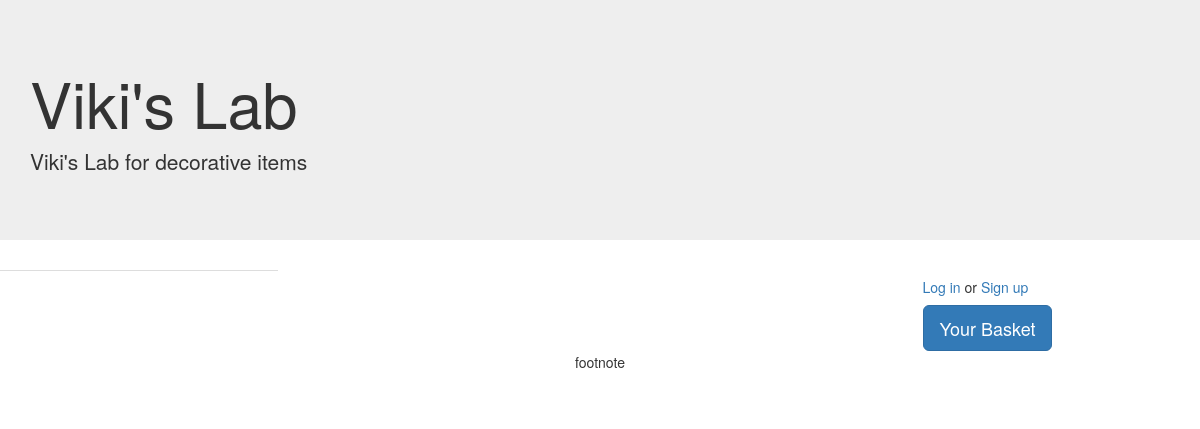
Before: / with the older database file.
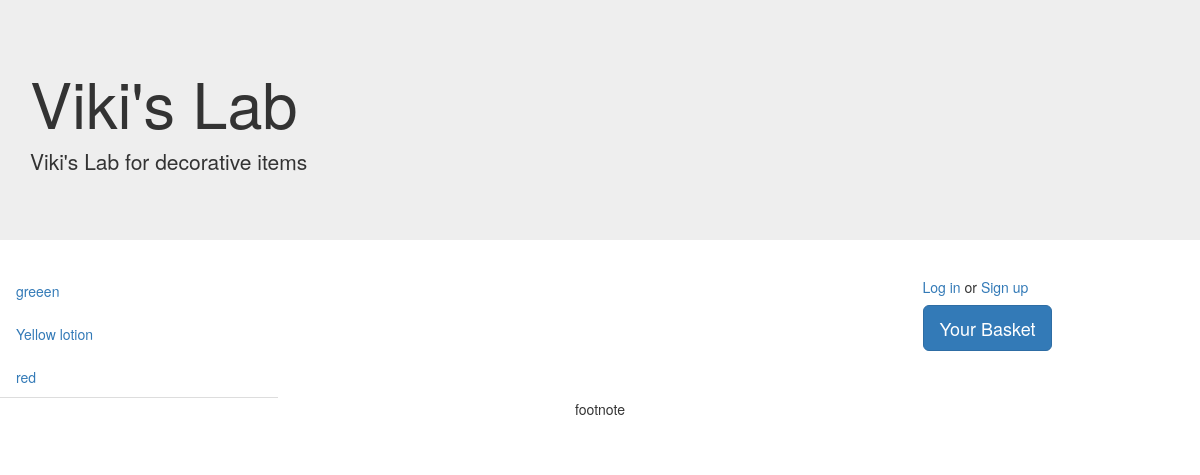
After: the same page with the newer database file.
### app.py (models this page shows)
class ItemsDesc(db.Model):
    __tablename__ = 'itemsdesc'
    id = db.Column(db.Integer, primary_key=True)
    itemid = db.Column(db.Integer, db.ForeignKey('items.id'), nullable=False)
    name = db.Column(db.String, nullable=False)
    desc = db.Column(db.String)
    imgref = db.Column(db.String)
    item = db.relationship('Items', backref=db.backref('itemdesc', uselist=False))

### app.py (the view)
@app.route('/')
def main():
    items = ItemsDesc.query.all()
    return render_template('vlab.html',items=items)

### templates/vlab.html (shortened to what this page needs)
<html lang="en">
<head>
    <link rel="stylesheet" type="text/css" href="{{url_for('static', filename='main.css')}}">
</head>
<body>
    {% extends 'bootstrap/base.html' %}
    {% import 'bootstrap/wtf.html' as wtf %}
    {% block content %}
    <div class="jumbotron jumbotron-fluid">
        <div class="container">
            <h1 class="display-3">Viki's Lab</h1>
            <p class="lead">Viki's Lab for decorative items</p>
        </div>
    </div>
    {% block middlepart %}
    <div class="row">
        <div class="col-xs-3">
            <ul class="nav nav-tabs nav-stacked">
                {% for item in items %}
                    <li>
                        <a href="{{url_for('selection', product=item.id)}}">{{item.name}}</a>
                    </li>
                {% endfor %}
            </ul>
        </div>
        <div class="col-xs-6">
        </div>
        <div class="col-xs-3">
            {% if current_user.is_authenticated %}
            <h3>Hi, {{ current_user.username }}</h3>
            <h5><a href="{{url_for('logout')}}">Log out</a> </h5>
            {% else %}
            <h5>
                <a href="{{url_for('login')}}">Log in</a> or
                <a href="{{url_for('signup')}}">Sign up</a>
            </h5>
            {% endif %}
            <a name="basket" id="basket" class="btn btn-primary btn-lg" href="{{url_for('basket')}}" role="button">Your Basket</a>
        </div>
    </div>
    {% endblock middlepart %}
    <div class="navbar">
        <div class="col-xs-12">
            <div style="text-align: center">footnote</div>
        </div>
    </div>
    {% endblock content %}

### static/main.css (style rules this page uses)
h1 { color: hotpink; }

Changed rows visible on the page:
added ItemsDesc: name "greeen"
added ItemsDesc: name "Yellow lotion"
added ItemsDesc: name "red"
